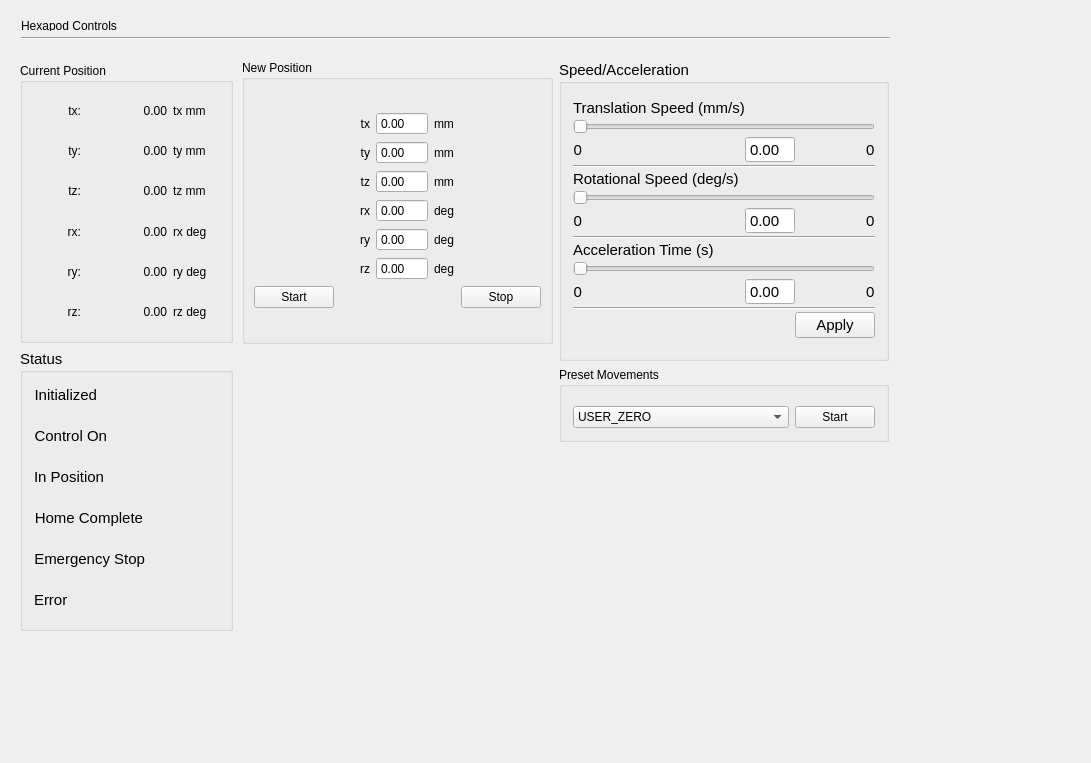
<?xml version="1.0" encoding="UTF-8"?>
<ui version="4.0">
 <class>Hexapod</class>
 <widget class="QWidget" name="Hexapod">
  <property name="geometry">
   <rect>
    <x>0</x>
    <y>0</y>
    <width>1091</width>
    <height>763</height>
   </rect>
  </property>
  <property name="windowTitle">
   <string>Hexapod Controls</string>
  </property>
  <widget class="QWidget" name="horizontalLayoutWidget">
   <property name="geometry">
    <rect>
     <x>9</x>
     <y>49</y>
     <width>891</width>
     <height>593</height>
    </rect>
   </property>
   <layout class="QHBoxLayout" name="hexapodControls" stretch="1,1,1">
    <property name="spacing">
     <number>0</number>
    </property>
    <item>
     <layout class="QVBoxLayout" name="verticalLayout">
      <item>
       <layout class="QVBoxLayout" name="verticalLayout_7">
        <item>
         <widget class="QWidget" name="grpCurrentPos" native="true">
          <property name="minimumSize">
           <size>
            <width>126</width>
            <height>0</height>
           </size>
          </property>
          <layout class="QGridLayout" name="gridLayout_3" columnstretch="0">
           <property name="leftMargin">
            <number>0</number>
           </property>
           <property name="topMargin">
            <number>3</number>
           </property>
           <property name="rightMargin">
            <number>0</number>
           </property>
           <property name="bottomMargin">
            <number>0</number>
           </property>
           <property name="spacing">
            <number>0</number>
           </property>
           <item row="0" column="0">
            <widget class="QGroupBox" name="grpCurrentPos_2">
             <property name="title">
              <string>Current Position</string>
             </property>
             <layout class="QGridLayout" name="gridLayout_7">
              <item row="0" column="1">
               <widget class="QLabel" name="curTx">
                <property name="minimumSize">
                 <size>
                  <width>80</width>
                  <height>0</height>
                 </size>
                </property>
                <property name="text">
                 <string>0.00</string>
                </property>
                <property name="alignment">
                 <set>Qt::AlignRight|Qt::AlignTrailing|Qt::AlignVCenter</set>
                </property>
               </widget>
              </item>
              <item row="2" column="1">
               <widget class="QLabel" name="curTz">
                <property name="minimumSize">
                 <size>
                  <width>80</width>
                  <height>0</height>
                 </size>
                </property>
                <property name="text">
                 <string>0.00</string>
                </property>
                <property name="alignment">
                 <set>Qt::AlignRight|Qt::AlignTrailing|Qt::AlignVCenter</set>
                </property>
               </widget>
              </item>
              <item row="4" column="2">
               <widget class="QLabel" name="label_32">
                <property name="text">
                 <string>ry deg</string>
                </property>
               </widget>
              </item>
              <item row="0" column="2">
               <widget class="QLabel" name="label_33">
                <property name="text">
                 <string>tx mm</string>
                </property>
               </widget>
              </item>
              <item row="5" column="2">
               <widget class="QLabel" name="label_41">
                <property name="text">
                 <string>rz deg</string>
                </property>
               </widget>
              </item>
              <item row="4" column="0">
               <widget class="QLabel" name="label_44">
                <property name="minimumSize">
                 <size>
                  <width>30</width>
                  <height>0</height>
                 </size>
                </property>
                <property name="text">
                 <string>ry:</string>
                </property>
                <property name="alignment">
                 <set>Qt::AlignRight|Qt::AlignTrailing|Qt::AlignVCenter</set>
                </property>
               </widget>
              </item>
              <item row="3" column="0">
               <widget class="QLabel" name="label_45">
                <property name="minimumSize">
                 <size>
                  <width>30</width>
                  <height>0</height>
                 </size>
                </property>
                <property name="text">
                 <string>rx:</string>
                </property>
                <property name="alignment">
                 <set>Qt::AlignRight|Qt::AlignTrailing|Qt::AlignVCenter</set>
                </property>
               </widget>
              </item>
              <item row="5" column="0">
               <widget class="QLabel" name="label_46">
                <property name="minimumSize">
                 <size>
                  <width>30</width>
                  <height>0</height>
                 </size>
                </property>
                <property name="text">
                 <string>rz:</string>
                </property>
                <property name="alignment">
                 <set>Qt::AlignRight|Qt::AlignTrailing|Qt::AlignVCenter</set>
                </property>
               </widget>
              </item>
              <item row="3" column="1">
               <widget class="QLabel" name="curRx">
                <property name="minimumSize">
                 <size>
                  <width>80</width>
                  <height>0</height>
                 </size>
                </property>
                <property name="text">
                 <string>0.00</string>
                </property>
                <property name="alignment">
                 <set>Qt::AlignRight|Qt::AlignTrailing|Qt::AlignVCenter</set>
                </property>
               </widget>
              </item>
              <item row="2" column="0">
               <widget class="QLabel" name="label_47">
                <property name="text">
                 <string>tz:</string>
                </property>
                <property name="alignment">
                 <set>Qt::AlignRight|Qt::AlignTrailing|Qt::AlignVCenter</set>
                </property>
               </widget>
              </item>
              <item row="3" column="2">
               <widget class="QLabel" name="label_48">
                <property name="text">
                 <string>rx deg</string>
                </property>
               </widget>
              </item>
              <item row="2" column="2">
               <widget class="QLabel" name="label_49">
                <property name="text">
                 <string>tz mm</string>
                </property>
               </widget>
              </item>
              <item row="1" column="1">
               <widget class="QLabel" name="curTy">
                <property name="minimumSize">
                 <size>
                  <width>80</width>
                  <height>0</height>
                 </size>
                </property>
                <property name="text">
                 <string>0.00</string>
                </property>
                <property name="alignment">
                 <set>Qt::AlignRight|Qt::AlignTrailing|Qt::AlignVCenter</set>
                </property>
               </widget>
              </item>
              <item row="5" column="1">
               <widget class="QLabel" name="curRz">
                <property name="minimumSize">
                 <size>
                  <width>80</width>
                  <height>0</height>
                 </size>
                </property>
                <property name="toolTip">
                 <string>This is only the Hexapod rotation around Z</string>
                </property>
                <property name="text">
                 <string>0.00</string>
                </property>
                <property name="alignment">
                 <set>Qt::AlignRight|Qt::AlignTrailing|Qt::AlignVCenter</set>
                </property>
               </widget>
              </item>
              <item row="1" column="0">
               <widget class="QLabel" name="label_50">
                <property name="text">
                 <string>ty:</string>
                </property>
                <property name="alignment">
                 <set>Qt::AlignRight|Qt::AlignTrailing|Qt::AlignVCenter</set>
                </property>
               </widget>
              </item>
              <item row="0" column="0">
               <widget class="QLabel" name="label_51">
                <property name="text">
                 <string>tx:</string>
                </property>
                <property name="alignment">
                 <set>Qt::AlignRight|Qt::AlignTrailing|Qt::AlignVCenter</set>
                </property>
               </widget>
              </item>
              <item row="1" column="2">
               <widget class="QLabel" name="label_52">
                <property name="text">
                 <string>ty mm</string>
                </property>
               </widget>
              </item>
              <item row="4" column="1">
               <widget class="QLabel" name="curRy">
                <property name="minimumSize">
                 <size>
                  <width>80</width>
                  <height>0</height>
                 </size>
                </property>
                <property name="text">
                 <string>0.00</string>
                </property>
                <property name="alignment">
                 <set>Qt::AlignRight|Qt::AlignTrailing|Qt::AlignVCenter</set>
                </property>
               </widget>
              </item>
             </layout>
            </widget>
           </item>
          </layout>
         </widget>
        </item>
       </layout>
      </item>
      <item>
       <widget class="QGroupBox" name="grpStatus">
        <property name="font">
         <font>
          <pointsize>11</pointsize>
         </font>
        </property>
        <property name="title">
         <string>Status</string>
        </property>
        <layout class="QGridLayout" name="gridLayout_5" rowstretch="0,0,0,0,0,0" columnstretch="0,0">
         <property name="topMargin">
          <number>5</number>
         </property>
         <property name="bottomMargin">
          <number>7</number>
         </property>
         <property name="verticalSpacing">
          <number>15</number>
         </property>
         <item row="4" column="0" alignment="Qt::AlignLeft">
          <widget class="QLabel" name="label_83">
           <property name="text">
            <string>Emergency Stop</string>
           </property>
           <property name="alignment">
            <set>Qt::AlignRight|Qt::AlignTrailing|Qt::AlignVCenter</set>
           </property>
          </widget>
         </item>
         <item row="2" column="0" alignment="Qt::AlignLeft">
          <widget class="QLabel" name="label_78">
           <property name="text">
            <string>In Position</string>
           </property>
           <property name="alignment">
            <set>Qt::AlignRight|Qt::AlignTrailing|Qt::AlignVCenter</set>
           </property>
          </widget>
         </item>
         <item row="0" column="0" alignment="Qt::AlignLeft">
          <widget class="QLabel" name="label_80">
           <property name="frameShape">
            <enum>QFrame::NoFrame</enum>
           </property>
           <property name="text">
            <string>Initialized</string>
           </property>
           <property name="alignment">
            <set>Qt::AlignRight|Qt::AlignTrailing|Qt::AlignVCenter</set>
           </property>
          </widget>
         </item>
         <item row="1" column="0" alignment="Qt::AlignLeft">
          <widget class="QLabel" name="label_81">
           <property name="text">
            <string>Control On</string>
           </property>
           <property name="alignment">
            <set>Qt::AlignRight|Qt::AlignTrailing|Qt::AlignVCenter</set>
           </property>
          </widget>
         </item>
         <item row="3" column="0" alignment="Qt::AlignLeft">
          <widget class="QLabel" name="label_82">
           <property name="text">
            <string>Home Complete</string>
           </property>
           <property name="alignment">
            <set>Qt::AlignRight|Qt::AlignTrailing|Qt::AlignVCenter</set>
           </property>
          </widget>
         </item>
         <item row="5" column="0">
          <widget class="QLabel" name="label_7">
           <property name="text">
            <string>Error</string>
           </property>
          </widget>
         </item>
         <item row="0" column="1">
          <widget class="QLabel" name="statusInitialized">
           <property name="sizePolicy">
            <sizepolicy hsizetype="Fixed" vsizetype="Fixed">
             <horstretch>0</horstretch>
             <verstretch>0</verstretch>
            </sizepolicy>
           </property>
           <property name="minimumSize">
            <size>
             <width>16</width>
             <height>16</height>
            </size>
           </property>
           <property name="maximumSize">
            <size>
             <width>16</width>
             <height>16</height>
            </size>
           </property>
           <property name="text">
            <string/>
           </property>
           <property name="pixmap">
            <pixmap resource="../../../../resources/nicos-gui.qrc">:/leds/status_white</pixmap>
           </property>
           <property name="scaledContents">
            <bool>true</bool>
           </property>
          </widget>
         </item>
         <item row="1" column="1">
          <widget class="QLabel" name="statusControl">
           <property name="sizePolicy">
            <sizepolicy hsizetype="Fixed" vsizetype="Fixed">
             <horstretch>0</horstretch>
             <verstretch>0</verstretch>
            </sizepolicy>
           </property>
           <property name="minimumSize">
            <size>
             <width>16</width>
             <height>16</height>
            </size>
           </property>
           <property name="maximumSize">
            <size>
             <width>16</width>
             <height>16</height>
            </size>
           </property>
           <property name="text">
            <string/>
           </property>
           <property name="pixmap">
            <pixmap resource="../../../../resources/nicos-gui.qrc">:/leds/status_white</pixmap>
           </property>
           <property name="scaledContents">
            <bool>true</bool>
           </property>
          </widget>
         </item>
         <item row="2" column="1">
          <widget class="QLabel" name="statusPosition">
           <property name="sizePolicy">
            <sizepolicy hsizetype="Fixed" vsizetype="Fixed">
             <horstretch>0</horstretch>
             <verstretch>0</verstretch>
            </sizepolicy>
           </property>
           <property name="minimumSize">
            <size>
             <width>16</width>
             <height>16</height>
            </size>
           </property>
           <property name="maximumSize">
            <size>
             <width>16</width>
             <height>16</height>
            </size>
           </property>
           <property name="text">
            <string/>
           </property>
           <property name="pixmap">
            <pixmap resource="../../../../resources/nicos-gui.qrc">:/leds/status_white</pixmap>
           </property>
           <property name="scaledContents">
            <bool>true</bool>
           </property>
          </widget>
         </item>
         <item row="3" column="1">
          <widget class="QLabel" name="statusHome">
           <property name="sizePolicy">
            <sizepolicy hsizetype="Fixed" vsizetype="Fixed">
             <horstretch>0</horstretch>
             <verstretch>0</verstretch>
            </sizepolicy>
           </property>
           <property name="minimumSize">
            <size>
             <width>16</width>
             <height>16</height>
            </size>
           </property>
           <property name="maximumSize">
            <size>
             <width>16</width>
             <height>16</height>
            </size>
           </property>
           <property name="text">
            <string/>
           </property>
           <property name="pixmap">
            <pixmap resource="../../../../resources/nicos-gui.qrc">:/leds/status_white</pixmap>
           </property>
           <property name="scaledContents">
            <bool>true</bool>
           </property>
          </widget>
         </item>
         <item row="4" column="1">
          <widget class="QLabel" name="statusEStop">
           <property name="sizePolicy">
            <sizepolicy hsizetype="Fixed" vsizetype="Fixed">
             <horstretch>0</horstretch>
             <verstretch>0</verstretch>
            </sizepolicy>
           </property>
           <property name="minimumSize">
            <size>
             <width>16</width>
             <height>16</height>
            </size>
           </property>
           <property name="maximumSize">
            <size>
             <width>16</width>
             <height>16</height>
            </size>
           </property>
           <property name="text">
            <string/>
           </property>
           <property name="pixmap">
            <pixmap resource="../../../../resources/nicos-gui.qrc">:/leds/status_white</pixmap>
           </property>
           <property name="scaledContents">
            <bool>true</bool>
           </property>
          </widget>
         </item>
         <item row="5" column="1">
          <widget class="QLabel" name="statusError">
           <property name="sizePolicy">
            <sizepolicy hsizetype="Fixed" vsizetype="Fixed">
             <horstretch>0</horstretch>
             <verstretch>0</verstretch>
            </sizepolicy>
           </property>
           <property name="minimumSize">
            <size>
             <width>16</width>
             <height>16</height>
            </size>
           </property>
           <property name="maximumSize">
            <size>
             <width>16</width>
             <height>16</height>
            </size>
           </property>
           <property name="text">
            <string/>
           </property>
           <property name="pixmap">
            <pixmap resource="../../../../resources/nicos-gui.qrc">:/leds/status_white</pixmap>
           </property>
           <property name="scaledContents">
            <bool>true</bool>
           </property>
          </widget>
         </item>
        </layout>
       </widget>
      </item>
     </layout>
    </item>
    <item>
     <layout class="QVBoxLayout" name="verticalLayout_2" stretch="0,0">
      <property name="spacing">
       <number>3</number>
      </property>
      <property name="sizeConstraint">
       <enum>QLayout::SetDefaultConstraint</enum>
      </property>
      <property name="leftMargin">
       <number>9</number>
      </property>
      <property name="rightMargin">
       <number>6</number>
      </property>
      <property name="bottomMargin">
       <number>9</number>
      </property>
      <item>
       <layout class="QVBoxLayout" name="verticalLayout_5">
        <property name="rightMargin">
         <number>0</number>
        </property>
        <item>
         <widget class="QGroupBox" name="newPos">
          <property name="title">
           <string>New Position</string>
          </property>
          <layout class="QGridLayout" name="gridLayout" rowstretch="0,0,0,0,0,0,0" columnstretch="0,0,0,0,0">
           <property name="leftMargin">
            <number>9</number>
           </property>
           <property name="topMargin">
            <number>32</number>
           </property>
           <property name="rightMargin">
            <number>9</number>
           </property>
           <property name="bottomMargin">
            <number>33</number>
           </property>
           <property name="spacing">
            <number>6</number>
           </property>
           <item row="1" column="2">
            <widget class="QDoubleSpinBox" name="inpNewTy">
             <property name="buttonSymbols">
              <enum>QAbstractSpinBox::NoButtons</enum>
             </property>
             <property name="decimals">
              <number>2</number>
             </property>
             <property name="minimum">
              <double>-200.000000000000000</double>
             </property>
             <property name="maximum">
              <double>200.000000000000000</double>
             </property>
            </widget>
           </item>
           <item row="2" column="3">
            <widget class="QLabel" name="label_39">
             <property name="text">
              <string>mm</string>
             </property>
            </widget>
           </item>
           <item row="2" column="1">
            <widget class="QLabel" name="label_3">
             <property name="text">
              <string>tz</string>
             </property>
             <property name="alignment">
              <set>Qt::AlignRight|Qt::AlignTrailing|Qt::AlignVCenter</set>
             </property>
            </widget>
           </item>
           <item row="5" column="3">
            <widget class="QLabel" name="label_38">
             <property name="text">
              <string>deg</string>
             </property>
            </widget>
           </item>
           <item row="2" column="2">
            <widget class="QDoubleSpinBox" name="inpNewTz">
             <property name="buttonSymbols">
              <enum>QAbstractSpinBox::NoButtons</enum>
             </property>
             <property name="decimals">
              <number>2</number>
             </property>
             <property name="minimum">
              <double>-200.000000000000000</double>
             </property>
             <property name="maximum">
              <double>200.000000000000000</double>
             </property>
            </widget>
           </item>
           <item row="5" column="1">
            <widget class="QLabel" name="label_6">
             <property name="minimumSize">
              <size>
               <width>30</width>
               <height>0</height>
              </size>
             </property>
             <property name="text">
              <string>rz</string>
             </property>
             <property name="alignment">
              <set>Qt::AlignRight|Qt::AlignTrailing|Qt::AlignVCenter</set>
             </property>
            </widget>
           </item>
           <item row="6" column="0">
            <widget class="QPushButton" name="butStart">
             <property name="text">
              <string>Start</string>
             </property>
            </widget>
           </item>
           <item row="5" column="2">
            <widget class="QDoubleSpinBox" name="inpNewRz">
             <property name="buttonSymbols">
              <enum>QAbstractSpinBox::NoButtons</enum>
             </property>
             <property name="decimals">
              <number>2</number>
             </property>
             <property name="minimum">
              <double>-200.000000000000000</double>
             </property>
             <property name="maximum">
              <double>200.000000000000000</double>
             </property>
            </widget>
           </item>
           <item row="4" column="3">
            <widget class="QLabel" name="label_42">
             <property name="text">
              <string>deg</string>
             </property>
            </widget>
           </item>
           <item row="3" column="3">
            <widget class="QLabel" name="label_40">
             <property name="text">
              <string>deg</string>
             </property>
            </widget>
           </item>
           <item row="0" column="1">
            <widget class="QLabel" name="label_2">
             <property name="text">
              <string>tx</string>
             </property>
             <property name="alignment">
              <set>Qt::AlignRight|Qt::AlignTrailing|Qt::AlignVCenter</set>
             </property>
            </widget>
           </item>
           <item row="4" column="2">
            <widget class="QDoubleSpinBox" name="inpNewRy">
             <property name="buttonSymbols">
              <enum>QAbstractSpinBox::NoButtons</enum>
             </property>
             <property name="decimals">
              <number>2</number>
             </property>
             <property name="minimum">
              <double>-200.000000000000000</double>
             </property>
             <property name="maximum">
              <double>200.000000000000000</double>
             </property>
            </widget>
           </item>
           <item row="6" column="4">
            <widget class="QPushButton" name="butStop">
             <property name="text">
              <string>Stop</string>
             </property>
            </widget>
           </item>
           <item row="3" column="2">
            <widget class="QDoubleSpinBox" name="inpNewRx">
             <property name="buttonSymbols">
              <enum>QAbstractSpinBox::NoButtons</enum>
             </property>
             <property name="decimals">
              <number>2</number>
             </property>
             <property name="minimum">
              <double>-200.000000000000000</double>
             </property>
             <property name="maximum">
              <double>200.000000000000000</double>
             </property>
            </widget>
           </item>
           <item row="1" column="1">
            <widget class="QLabel" name="label_4">
             <property name="text">
              <string>ty</string>
             </property>
             <property name="alignment">
              <set>Qt::AlignRight|Qt::AlignTrailing|Qt::AlignVCenter</set>
             </property>
            </widget>
           </item>
           <item row="4" column="1">
            <widget class="QLabel" name="label_5">
             <property name="minimumSize">
              <size>
               <width>30</width>
               <height>0</height>
              </size>
             </property>
             <property name="text">
              <string>ry</string>
             </property>
             <property name="alignment">
              <set>Qt::AlignRight|Qt::AlignTrailing|Qt::AlignVCenter</set>
             </property>
            </widget>
           </item>
           <item row="0" column="3">
            <widget class="QLabel" name="label_36">
             <property name="text">
              <string>mm</string>
             </property>
            </widget>
           </item>
           <item row="3" column="1">
            <widget class="QLabel" name="label_43">
             <property name="minimumSize">
              <size>
               <width>30</width>
               <height>0</height>
              </size>
             </property>
             <property name="text">
              <string>rx</string>
             </property>
             <property name="alignment">
              <set>Qt::AlignRight|Qt::AlignTrailing|Qt::AlignVCenter</set>
             </property>
            </widget>
           </item>
           <item row="1" column="3">
            <widget class="QLabel" name="label_37">
             <property name="text">
              <string>mm</string>
             </property>
            </widget>
           </item>
           <item row="0" column="2">
            <widget class="QDoubleSpinBox" name="inpNewTx">
             <property name="buttonSymbols">
              <enum>QAbstractSpinBox::NoButtons</enum>
             </property>
             <property name="decimals">
              <number>2</number>
             </property>
             <property name="minimum">
              <double>-200.000000000000000</double>
             </property>
             <property name="maximum">
              <double>200.000000000000000</double>
             </property>
             <property name="singleStep">
              <double>1.000000000000000</double>
             </property>
             <property name="stepType">
              <enum>QAbstractSpinBox::DefaultStepType</enum>
             </property>
            </widget>
           </item>
          </layout>
         </widget>
        </item>
       </layout>
      </item>
      <item>
       <layout class="QVBoxLayout" name="verticalLayout_3">
        <property name="sizeConstraint">
         <enum>QLayout::SetMinimumSize</enum>
        </property>
        <property name="topMargin">
         <number>17</number>
        </property>
        <item>
         <spacer name="verticalSpacer_4">
          <property name="orientation">
           <enum>Qt::Vertical</enum>
          </property>
          <property name="sizeHint" stdset="0">
           <size>
            <width>20</width>
            <height>40</height>
           </size>
          </property>
         </spacer>
        </item>
       </layout>
      </item>
     </layout>
    </item>
    <item>
     <layout class="QVBoxLayout" name="verticalLayout_4">
      <property name="spacing">
       <number>6</number>
      </property>
      <item>
       <widget class="QGroupBox" name="grpSpd">
        <property name="font">
         <font>
          <pointsize>11</pointsize>
         </font>
        </property>
        <property name="title">
         <string>Speed/Acceleration</string>
        </property>
        <layout class="QGridLayout" name="gridLayout_6">
         <property name="topMargin">
          <number>15</number>
         </property>
         <property name="bottomMargin">
          <number>20</number>
         </property>
         <property name="horizontalSpacing">
          <number>0</number>
         </property>
         <property name="verticalSpacing">
          <number>2</number>
         </property>
         <item row="6" column="0" colspan="3">
          <widget class="QSlider" name="rSlider">
           <property name="pageStep">
            <number>1</number>
           </property>
           <property name="orientation">
            <enum>Qt::Horizontal</enum>
           </property>
          </widget>
         </item>
         <item row="13" column="1">
          <widget class="QDoubleSpinBox" name="aSpinBox">
           <property name="buttonSymbols">
            <enum>QAbstractSpinBox::NoButtons</enum>
           </property>
          </widget>
         </item>
         <item row="9" column="0" colspan="3">
          <widget class="Line" name="aLine">
           <property name="orientation">
            <enum>Qt::Horizontal</enum>
           </property>
          </widget>
         </item>
         <item row="3" column="2" alignment="Qt::AlignRight">
          <widget class="QLabel" name="tmax">
           <property name="text">
            <string>0</string>
           </property>
          </widget>
         </item>
         <item row="12" column="0" colspan="3">
          <widget class="QSlider" name="aSlider">
           <property name="pageStep">
            <number>1</number>
           </property>
           <property name="orientation">
            <enum>Qt::Horizontal</enum>
           </property>
          </widget>
         </item>
         <item row="15" column="1">
          <spacer name="horizontalSpacer_2">
           <property name="orientation">
            <enum>Qt::Horizontal</enum>
           </property>
           <property name="sizeHint" stdset="0">
            <size>
             <width>40</width>
             <height>20</height>
            </size>
           </property>
          </spacer>
         </item>
         <item row="2" column="0" colspan="3">
          <widget class="QSlider" name="tSlider">
           <property name="singleStep">
            <number>1</number>
           </property>
           <property name="pageStep">
            <number>1</number>
           </property>
           <property name="value">
            <number>0</number>
           </property>
           <property name="orientation">
            <enum>Qt::Horizontal</enum>
           </property>
           <property name="tickPosition">
            <enum>QSlider::NoTicks</enum>
           </property>
          </widget>
         </item>
         <item row="15" column="2">
          <widget class="QDialogButtonBox" name="applySpeedSettings">
           <property name="standardButtons">
            <set>QDialogButtonBox::Apply</set>
           </property>
           <property name="centerButtons">
            <bool>false</bool>
           </property>
          </widget>
         </item>
         <item row="5" column="0">
          <widget class="QLabel" name="rLabel">
           <property name="text">
            <string>Rotational Speed (deg/s)</string>
           </property>
          </widget>
         </item>
         <item row="0" column="0">
          <widget class="QLabel" name="tLabel">
           <property name="text">
            <string>Translation Speed (mm/s)</string>
           </property>
          </widget>
         </item>
         <item row="8" column="1">
          <widget class="QDoubleSpinBox" name="rSpinBox">
           <property name="buttonSymbols">
            <enum>QAbstractSpinBox::NoButtons</enum>
           </property>
          </widget>
         </item>
         <item row="4" column="0" colspan="3">
          <widget class="Line" name="line_2">
           <property name="orientation">
            <enum>Qt::Horizontal</enum>
           </property>
          </widget>
         </item>
         <item row="13" column="0" alignment="Qt::AlignLeft">
          <widget class="QLabel" name="amin">
           <property name="text">
            <string>0</string>
           </property>
           <property name="alignment">
            <set>Qt::AlignRight|Qt::AlignTrailing|Qt::AlignVCenter</set>
           </property>
          </widget>
         </item>
         <item row="13" column="2" alignment="Qt::AlignRight">
          <widget class="QLabel" name="amax">
           <property name="text">
            <string>0</string>
           </property>
          </widget>
         </item>
         <item row="11" column="0">
          <widget class="QLabel" name="aLabel">
           <property name="text">
            <string>Acceleration Time (s)</string>
           </property>
          </widget>
         </item>
         <item row="3" column="1">
          <widget class="QDoubleSpinBox" name="tSpinBox">
           <property name="frame">
            <bool>true</bool>
           </property>
           <property name="buttonSymbols">
            <enum>QAbstractSpinBox::NoButtons</enum>
           </property>
          </widget>
         </item>
         <item row="14" column="0" colspan="3">
          <widget class="Line" name="line_3">
           <property name="orientation">
            <enum>Qt::Horizontal</enum>
           </property>
          </widget>
         </item>
         <item row="8" column="0" alignment="Qt::AlignLeft">
          <widget class="QLabel" name="rmin">
           <property name="text">
            <string>0</string>
           </property>
           <property name="alignment">
            <set>Qt::AlignRight|Qt::AlignTrailing|Qt::AlignVCenter</set>
           </property>
          </widget>
         </item>
         <item row="3" column="0" alignment="Qt::AlignLeft">
          <widget class="QLabel" name="tmin">
           <property name="text">
            <string>0</string>
           </property>
           <property name="alignment">
            <set>Qt::AlignRight|Qt::AlignTrailing|Qt::AlignVCenter</set>
           </property>
          </widget>
         </item>
         <item row="8" column="2" alignment="Qt::AlignRight">
          <widget class="QLabel" name="rmax">
           <property name="text">
            <string>0</string>
           </property>
          </widget>
         </item>
        </layout>
       </widget>
      </item>
      <item>
       <layout class="QVBoxLayout" name="verticalLayout_11">
        <item>
         <widget class="QGroupBox" name="presets">
          <property name="title">
           <string>Preset Movements</string>
          </property>
          <layout class="QGridLayout" name="gridLayout_2" columnstretch="1,0">
           <property name="topMargin">
            <number>19</number>
           </property>
           <item row="0" column="0">
            <widget class="QComboBox" name="presetOption">
             <item>
              <property name="text">
               <string>USER_ZERO</string>
              </property>
             </item>
             <item>
              <property name="text">
               <string>MACHINE_ZERO</string>
              </property>
             </item>
             <item>
              <property name="text">
               <string>RETRACTED</string>
              </property>
             </item>
            </widget>
           </item>
           <item row="0" column="1">
            <widget class="QPushButton" name="presetStart">
             <property name="text">
              <string>Start</string>
             </property>
             <property name="default">
              <bool>false</bool>
             </property>
             <property name="flat">
              <bool>false</bool>
             </property>
            </widget>
           </item>
          </layout>
         </widget>
        </item>
        <item>
         <spacer name="verticalSpacer_3">
          <property name="orientation">
           <enum>Qt::Vertical</enum>
          </property>
          <property name="sizeHint" stdset="0">
           <size>
            <width>20</width>
            <height>40</height>
           </size>
          </property>
         </spacer>
        </item>
       </layout>
      </item>
      <item>
       <spacer name="horizontalSpacer">
        <property name="orientation">
         <enum>Qt::Horizontal</enum>
        </property>
        <property name="sizeHint" stdset="0">
         <size>
          <width>40</width>
          <height>20</height>
         </size>
        </property>
       </spacer>
      </item>
     </layout>
    </item>
   </layout>
  </widget>
  <widget class="QWidget" name="horizontalLayoutWidget_2">
   <property name="geometry">
    <rect>
     <x>10</x>
     <y>10</y>
     <width>891</width>
     <height>41</height>
    </rect>
   </property>
   <layout class="QVBoxLayout" name="verticalLayout_6">
    <item>
     <widget class="QLabel" name="label">
      <property name="text">
       <string>Hexapod Controls</string>
      </property>
     </widget>
    </item>
    <item>
     <widget class="Line" name="line">
      <property name="orientation">
       <enum>Qt::Horizontal</enum>
      </property>
     </widget>
    </item>
   </layout>
  </widget>
  <action name="actionReference_drive">
   <property name="text">
    <string>Reference drive</string>
   </property>
  </action>
  <action name="actionSet_Zero">
   <property name="text">
    <string>Set Zero</string>
   </property>
  </action>
 </widget>
 <layoutdefault spacing="6" margin="11"/>
 <resources>
  <include location="../../../../resources/nicos-gui.qrc"/>
 </resources>
 <connections>
  <connection>
   <sender>tSpinBox</sender>
   <signal>valueChanged(double)</signal>
   <receiver>tSlider</receiver>
   <slot>update()</slot>
   <hints>
    <hint type="sourcelabel">
     <x>802</x>
     <y>129</y>
    </hint>
    <hint type="destinationlabel">
     <x>920</x>
     <y>102</y>
    </hint>
   </hints>
  </connection>
  <connection>
   <sender>tSlider</sender>
   <signal>sliderMoved(int)</signal>
   <receiver>tSpinBox</receiver>
   <slot>update()</slot>
   <hints>
    <hint type="sourcelabel">
     <x>668</x>
     <y>99</y>
    </hint>
    <hint type="destinationlabel">
     <x>756</x>
     <y>126</y>
    </hint>
   </hints>
  </connection>
 </connections>
</ui>
